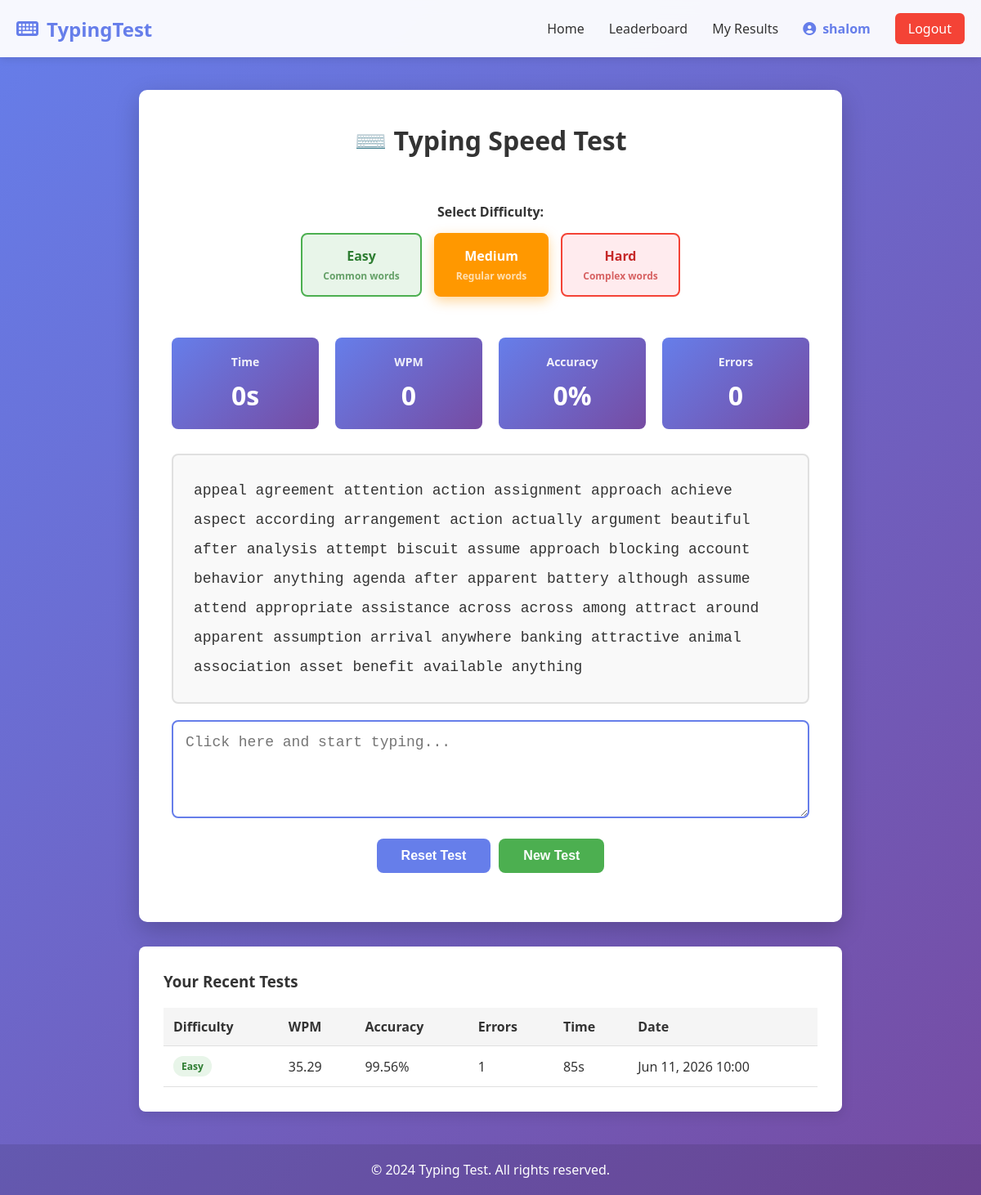
Screenshot of / (signed in) with the database file from the repository.
### typingtest/models.py (models this page shows, shortened)
class TypingTest(models.Model):
    DIFFICULTY_CHOICES = [
        ('easy', 'Easy'),
        ('medium', 'Medium'),
        ('hard', 'Hard'),
    ]
    user = models.ForeignKey(User, on_delete=models.CASCADE, null=True, blank=True)
    difficulty = models.CharField(max_length=10, choices=DIFFICULTY_CHOICES, default='medium')
    words = models.TextField()
    wpm = models.FloatField(default=0)
    accuracy = models.FloatField(default=0)
    errors = models.IntegerField(default=0)
    time_taken = models.IntegerField(default=0)  # in seconds
    created_at = models.DateTimeField(auto_now_add=True)
    class Meta:
        ordering = ['-created_at']

### typingtest/views.py (the view)
# urls.py: path('', views.index, name='index'),
def index(request):
    difficulty = request.GET.get('difficulty', 'medium')
    test_words = get_words_by_difficulty(difficulty, 50)
    recent_tests = []
    if request.user.is_authenticated:
        recent_tests = TypingTest.objects.filter(user=request.user).order_by('-created_at')[:5]
    context = {
        'test_words': test_words,
        'difficulty': difficulty,
        'recent_tests': recent_tests
    }
    return render(request, 'typingtest/index.html', context)

### typingtest/views.py (called while the page is built)
def get_words_by_difficulty(difficulty, num_words=50):
    if difficulty == 'easy':
        word_list = EASY_WORDS
    elif difficulty == 'hard':
        word_list = HARD_WORDS
    else:  # medium
        word_list = MEDIUM_WORDS
    return ' '.join(random.choices(word_list, k=num_words))

### templates/typingtest/index.html (shortened to what this page needs)
{% extends 'typingtest/base.html' %}
{% block content %}
<div class="typing-container">
    <h1>⌨️ Typing Speed Test</h1>
    <div class="difficulty-selector">
        <h3>Select Difficulty:</h3>
        <div class="difficulty-buttons">
            <a href="?difficulty=easy" class="difficulty-btn {% if difficulty == 'easy' %}active{% endif %} easy-btn">
                <span class="level">Easy</span>
                <span class="desc">Common words</span>
            </a>
            <a href="?difficulty=medium" class="difficulty-btn {% if difficulty == 'medium' %}active{% endif %} medium-btn">
                <span class="level">Medium</span>
                <span class="desc">Regular words</span>
            </a>
            <a href="?difficulty=hard" class="difficulty-btn {% if difficulty == 'hard' %}active{% endif %} hard-btn">
                <span class="level">Hard</span>
                <span class="desc">Complex words</span>
            </a>
        </div>
    </div>
    <div class="stats">
        <div class="stat-box">
            <h3>Time</h3>
            <p id="timer">0s</p>
        </div>
        <div class="stat-box">
            <h3>WPM</h3>
            <p id="wpm">0</p>
        </div>
        <div class="stat-box">
            <h3>Accuracy</h3>
            <p id="accuracy">0%</p>
        </div>
        <div class="stat-box">
            <h3>Errors</h3>
            <p id="errors">0</p>
        </div>
    </div>
    <div class="test-words" id="testWords">{{ test_words }}</div>
    <div class="input-area">
        <textarea id="typingInput" placeholder="Click here and start typing..."></textarea>
    </div>
    <div class="buttons">
        <button class="btn-reset" onclick="resetTest()">Reset Test</button>
        <button class="btn-new" onclick="newTest()">New Test</button>
    </div>
</div>
{% if recent_tests %}
<div class="recent-tests">
    <h3>Your Recent Tests</h3>
    <table>
        <thead>
            <tr>
                <th>Difficulty</th>
                <th>WPM</th>
                <th>Accuracy</th>
                <th>Errors</th>
                <th>Time</th>
                <th>Date</th>
            </tr>
        </thead>
        <tbody>
            {% for test in recent_tests %}
            <tr>
                <td>
                    <span class="difficulty-badge {{ test.difficulty }}">{{ test.get_difficulty_display }}</span>
                </td>
                <td>{{ test.wpm }}</td>
                <td>{{ test.accuracy }}%</td>
                <td>{{ test.errors }}</td>
                <td>{{ test.time_taken }}s</td>
                <td>{{ test.created_at|date:"M d, Y H:i" }}</td>
            </tr>
            {% endfor %}
        </tbody>
    </table>
</div>
{% endif %}
{% load static %}
{% endblock %}

### templates/typingtest/base.html (shortened to what this page needs)
<!DOCTYPE html>
<html lang="en">
<head>
    <link rel="stylesheet" href="https://cdnjs.cloudflare.com/ajax/libs/font-awesome/6.0.0/css/all.min.css">
    {% load static %}
    <link rel="stylesheet" href="{% static 'css/style.css' %}">
</head>
<body>
    <nav class="navbar">
        <div class="nav-container">
            <a href="{% url 'index' %}" class="nav-logo">
                <i class="fas fa-keyboard"></i> TypingTest
            </a>
            <ul class="nav-menu" id="navMenu">
                <li class="nav-item"><a href="{% url 'index' %}" class="nav-link">Home</a></li>
                <li class="nav-item"><a href="{% url 'leaderboard' %}" class="nav-link">Leaderboard</a></li>
                {% if user.is_authenticated %}
                    <li class="nav-item"><a href="{% url 'results' %}" class="nav-link">My Results</a></li>
                    <li class="nav-item user-info">
                        <span class="username-icon">
                            <i class="fas fa-user-circle"></i> {{ user.username }}
                        </span>
                    </li>
                    <li class="nav-item"><a href="{% url 'logout' %}" class="nav-link logout-link">Logout</a></li>
                {% else %}
                    <li class="nav-item"><a href="{% url 'login' %}" class="nav-link">Login</a></li>
                    <li class="nav-item"><a href="{% url 'register' %}" class="nav-link register-link">Register</a></li>
                {% endif %}
            </ul>
        </div>
    </nav>
    <div class="container">
        {% block content %}{% endblock %}
    </div>
    <footer class="footer">
        <p>&copy; 2024 Typing Test. All rights reserved.</p>
    </footer>
    {% load static %}
</body>
</html>

### static/css/style.css (style rules this page uses)
* { margin: 0; padding: 0; box-sizing: border-box; }
body { font-family: 'Segoe UI', Tahoma, Geneva, Verdana, sans-serif; background: linear-gradient(135deg, #667eea 0%, #764ba2 100%); min-height: 100vh; color: #333; }
.navbar { background: rgba(255, 255, 255, 0.95); box-shadow: 0 2px 10px rgba(0, 0, 0, 0.1); position: sticky; top: 0; z-index: 1000; backdrop-filter: blur(10px); }
.nav-container { max-width: 1200px; margin: 0 auto; padding: 0 20px; display: flex; justify-content: space-between; align-items: center; height: 70px; }
.nav-logo { font-size: 24px; font-weight: bold; color: #667eea; text-decoration: none; display: flex; align-items: center; gap: 10px; flex-shrink: 0; transition: color 0.3s; }
.nav-menu { display: flex; list-style: none; gap: 30px; align-items: center; }
.nav-item { position: relative; }
.nav-link { text-decoration: none; color: #333; transition: color 0.3s; font-weight: 500; padding: 8px 0; }
.username-icon { color: #667eea; font-weight: 600; display: flex; align-items: center; gap: 8px; }
.logout-link { background: #f44336; color: white !important; padding: 8px 16px; border-radius: 6px; transition: background 0.3s; }
.container { max-width: 900px; margin: 40px auto; padding: 0 20px; min-height: calc(100vh - 200px); }
.footer { background: rgba(0, 0, 0, 0.1); color: white; text-align: center; padding: 20px; margin-top: 40px; }
.typing-container { background: white; padding: 40px; border-radius: 10px; box-shadow: 0 10px 30px rgba(0, 0, 0, 0.2); }
.typing-container h1 { text-align: center; margin-bottom: 30px; color: #333; }
.stats { display: grid; grid-template-columns: repeat(auto-fit, minmax(150px, 1fr)); gap: 20px; margin-bottom: 30px; }
.stat-box { background: linear-gradient(135deg, #667eea 0%, #764ba2 100%); padding: 20px; border-radius: 8px; text-align: center; color: white; }
.stat-box h3 { font-size: 14px; margin-bottom: 10px; opacity: 0.9; }
.stat-box p { font-size: 32px; font-weight: bold; }
.test-words { background: #f9f9f9; padding: 25px; border-radius: 8px; margin-bottom: 20px; line-height: 2; font-size: 18px; border: 2px solid #e0e0e0; min-height: 120px; font-family: 'Courier New', monospace; }
.input-area { margin-bottom: 20px; }
.input-area textarea { width: 100%; padding: 15px; font-size: 18px; border: 2px solid #667eea; border-radius: 8px; font-family: 'Courier New', monospace; resize: vertical; min-height: 120px; transition: all 0.3s; }
.buttons { display: flex; gap: 10px; justify-content: center; margin-bottom: 20px; }
button { padding: 12px 30px; font-size: 16px; border: none; border-radius: 8px; cursor: pointer; transition: all 0.3s; font-weight: 600; }
.btn-reset { background: #667eea; color: white; }
.btn-new { background: #4caf50; color: white; }
.recent-tests { background: white; padding: 30px; border-radius: 8px; margin-top: 30px; box-shadow: 0 5px 15px rgba(0, 0, 0, 0.1); }
.recent-tests h3 { margin-bottom: 20px; color: #333; }
table { width: 100%; border-collapse: collapse; }
table thead { background: #f5f5f5; }
table th, table td { padding: 12px; text-align: left; border-bottom: 1px solid #e0e0e0; }
table th { font-weight: 600; color: #333; }
.difficulty-selector { background: white; padding: 25px; border-radius: 8px; margin-bottom: 25px; text-align: center; }
.difficulty-selector h3 { margin-bottom: 15px; color: #333; font-size: 16px; }
.difficulty-buttons { display: flex; justify-content: center; gap: 15px; flex-wrap: wrap; }
.difficulty-btn { display: flex; flex-direction: column; align-items: center; justify-content: center; padding: 15px 25px; border-radius: 8px; text-decoration: none; transition: all 0.3s; border: 2px solid transparent; cursor: pointer; font-weight: 600; }
.difficulty-btn .level { font-size: 16px; display: block; margin-bottom: 5px; }
.difficulty-btn .desc { font-size: 12px; opacity: 0.7; }
.easy-btn { background: #e8f5e9; color: #2e7d32; border-color: #4caf50; }
.medium-btn { background: #fff3e0; color: #e65100; border-color: #ff9800; }
.medium-btn.active { background: #ff9800; color: white; box-shadow: 0 5px 15px rgba(255, 152, 0, 0.4); }
.hard-btn { background: #ffebee; color: #c62828; border-color: #f44336; }
.difficulty-badge { display: inline-block; padding: 4px 10px; border-radius: 12px; font-size: 12px; font-weight: 600; }
.difficulty-badge.easy { background: #e8f5e9; color: #2e7d32; }

### rows the page displays
TypingTest: difficulty "Easy", wpm "35.29", accuracy "99.56", errors "1", time_taken "85", created_at "Jun 11, 2026 10:00"

### other values shown
{{ user.username }} "shalom"
